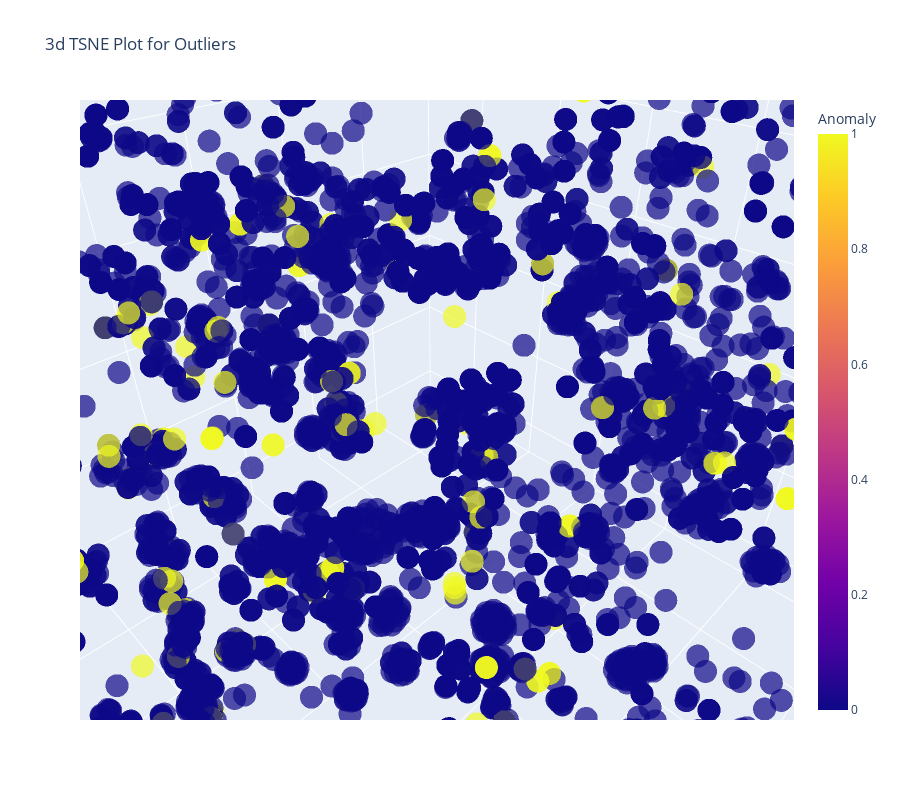

The notebook cell saved with this chart:
### Code cell
# [STEP 5] Analyze Model (Plot Diagnostics)
print("\n[STEP 5] Analyzing Model: Plotting t-SNE projection of anomalies...")
# t-SNE helps visualize the outliers separated from the main cluster
exp.plot_model(iforest, plot='tsne')

### Figure 1 — Plotly figure (JSON) as saved in the notebook; plotly's stock layout.template omitted (floating-point values rounded to 4 significant figures; data arrays with more than 128 entries replaced by an {"elided": "..."} marker saying what was removed)
{"data": [{"customdata": {"elided": "6818x1 str values"}, "hovertemplate": "0=%{x}<br>1=%{y}<br>2=%{z}<br>Feature=%{customdata[0]}<br>Anomaly=%{marker.color}<extra></extra>", "legendgroup": "", "marker": {"color": {"elided": "6818 int values"}, "coloraxis": "coloraxis", "opacity": 0.7, "symbol": "circle"}, "mode": "markers", "name": "", "scene": "scene", "showlegend": false, "type": "scatter3d", "x": {"elided": "6818 float values"}, "y": {"elided": "6818 float values"}, "z": {"elided": "6818 float values"}}], "layout": {"coloraxis": {"colorbar": {"title": {"text": "Anomaly"}}, "colorscale": [[0, "#0d0887"], [0.1111, "#46039f"], [0.2222, "#7201a8"], [0.3333, "#9c179e"], [0.4444, "#bd3786"], [0.5556, "#d8576b"], [0.6667, "#ed7953"], [0.7778, "#fb9f3a"], [0.8889, "#fdca26"], [1, "#f0f921"]]}, "height": 800, "legend": {"tracegroupgap": 0}, "scene": {"aspectmode": "auto", "aspectratio": {"x": 1.005, "y": 1.042, "z": 0.9549}, "camera": {"center": {"x": 0, "y": 0, "z": 0}, "eye": {"x": 0.3579, "y": 0.3579, "z": 0.3579}, "projection": {"type": "perspective"}, "up": {"x": 0, "y": 0, "z": 1}}, "domain": {"x": [0, 1], "y": [0, 1]}, "xaxis": {"title": {"text": "0"}, "type": "linear"}, "yaxis": {"title": {"text": "1"}, "type": "linear"}, "zaxis": {"title": {"text": "2"}, "type": "linear"}}, "title": {"text": "3d TSNE Plot for Outliers"}, "width": 900}}
